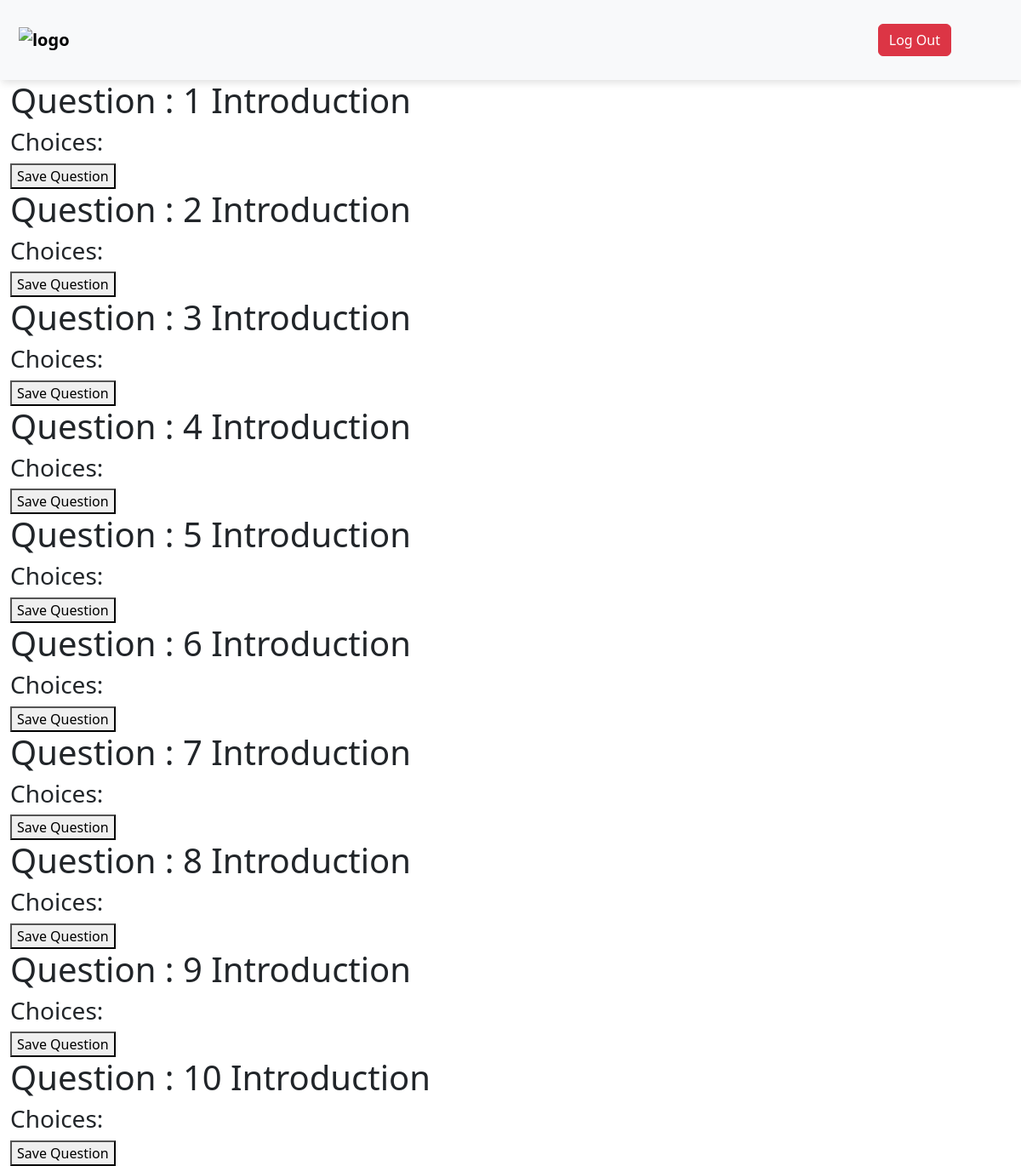
/quiz/create/questions/4/, run on the app's committed database.
### quiz/models.py (models this page shows, shortened)
class Quiz(models.Model):
    course = models.ForeignKey(Course, on_delete=models.CASCADE,null=True)
    module = models.ForeignKey(Module, on_delete=models.CASCADE,null=True)
    total_questions = models.PositiveIntegerField(default=0)
    total_score = models.PositiveIntegerField(default=0)

### courses/models.py (models this page shows, shortened)
class Module(models.Model):
    course = models.ForeignKey(Course, on_delete=models.CASCADE)
    title = models.CharField(max_length=200, unique=False, null=True)
    date_added = models.DateTimeField(auto_now_add=True)
    module_no=models.IntegerField(default=0)
    progress = models.IntegerField(default=0)
    class Meta:
        verbose_name_plural = "Module"
        unique_together = ('course', 'title')

### quiz/views.py (the view)
# urls.py: path('create/questions/<int:quiz_id>/', create_questions, name='create_questions'),
def create_questions(request, quiz_id):
    quiz = Quiz.objects.get(id=quiz_id)
    total_questions = quiz.total_questions
    if request.method == 'POST':
        question_formset = QuestionForm(request.POST, instance=quiz)
        if question_formset.is_valid():
            question_formset.save()
            return redirect('home')  # Redirect to wherever appropriate
    else:
        question_formset = QuestionForm(instance=quiz)
    return render(request, 'quiz/create_questions.html', {'question_formset': question_formset, 'quiz': quiz  ,'total_questions': range(1,total_questions+1)})

### templates/quiz/create_questions.html (shortened to what this page needs)
{% extends 'base.html' %}
{% block content %}
<form method="post">
{% for question_number in total_questions %}
  <h1>Question : {{question_number}} {{ quiz.module.title }}</h1>
    <form method="post">
        {% for form in question_formset %}
            <h3>Choices:</h3>
        {% endfor %}
        <button type="submit">Save Question</button>
    </form>
{% endfor %}
{% endblock %}

### static/css/base.css (style rules this page uses)
* { box-sizing: border-box; }

### data on the page
Quiz: module "Introduction" "Introduction" "Introduction" "Introduction" "Introduction" "Introduction" "Introduction" "Introduction" "Introduction" "Introduction"

### other printed values
{{ question_number }} "1" "2" "3" "4" "5" "6" "7" "8" "9" "10"
